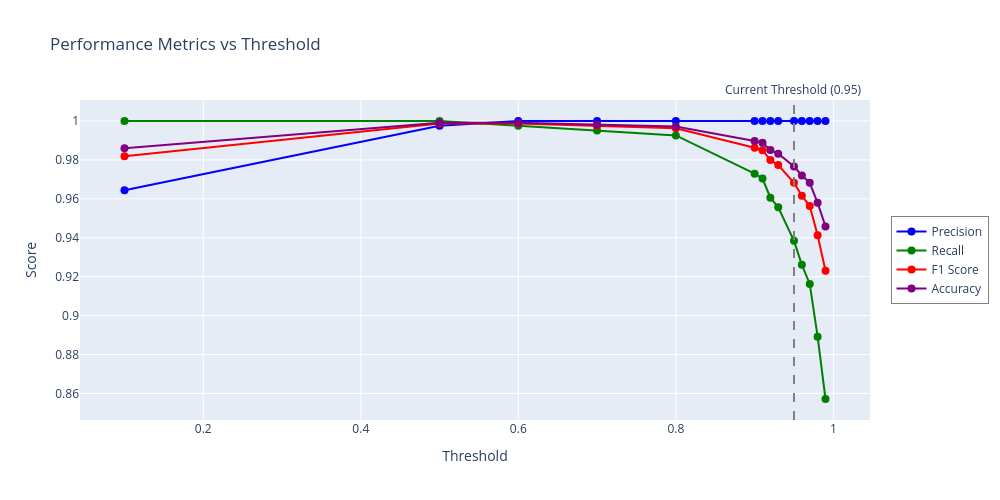

Source (notebook cell):
### Code cell
import plotly.graph_objects as go

# Create interactive plot with multiple metrics
fig = go.Figure()

# Add traces for each metric
fig.add_trace(go.Scatter(
    x=threshold_df['threshold'],
    y=threshold_df['precision'],
    mode='lines+markers',
    name='Precision',
    line=dict(color='blue', width=2),
    marker=dict(size=8)
))

fig.add_trace(go.Scatter(
    x=threshold_df['threshold'],
    y=threshold_df['recall'],
    mode='lines+markers',
    name='Recall',
    line=dict(color='green', width=2),
    marker=dict(size=8)
))

fig.add_trace(go.Scatter(
    x=threshold_df['threshold'],
    y=threshold_df['f1_score'],
    mode='lines+markers',
    name='F1 Score',
    line=dict(color='red', width=2),
    marker=dict(size=8)
))

fig.add_trace(go.Scatter(
    x=threshold_df['threshold'],
    y=threshold_df['accuracy'],
    mode='lines+markers',
    name='Accuracy',
    line=dict(color='purple', width=2),
    marker=dict(size=8)
))

# Add vertical line at current threshold (0.95)
fig.add_vline(
    x=0.95,
    line_dash="dash",
    line_color="gray",
    annotation_text="Current Threshold (0.95)",
    annotation_position="top"
)

# Update layout
fig.update_layout(
    title='Performance Metrics vs Threshold',
    xaxis_title='Threshold',
    yaxis_title='Score',
    hovermode='x unified',
    height=500,
    width=1000,
    legend=dict(
        yanchor="middle",
        y=0.5,
        xanchor="right",
        x=1.15,
        bgcolor="rgba(255, 255, 255, 0.8)",
        bordercolor="gray",
        borderwidth=1
    )
)

fig.show()

# Display metrics at current threshold (0.95)
print("\nMetrics at threshold = 0.95:")
print(threshold_df[threshold_df['threshold'] == 0.95].T)

### Figure 1 — Plotly figure (JSON) as saved in the notebook; plotly's stock layout.template omitted (floating-point values rounded to 4 significant figures)
{"data": [{"line": {"color": "blue", "width": 2}, "marker": {"size": 8}, "mode": "lines+markers", "name": "Precision", "type": "scatter", "x": [0.1, 0.5, 0.6, 0.7, 0.8, 0.9, 0.91, 0.92, 0.93, 0.95, 0.96, 0.97, 0.98, 0.99], "y": [0.9644, 0.9975, 1.0, 1.0, 1.0, 1.0, 1.0, 1.0, 1.0, 1.0, 1.0, 1.0, 1.0, 1.0]}, {"line": {"color": "green", "width": 2}, "marker": {"size": 8}, "mode": "lines+markers", "name": "Recall", "type": "scatter", "x": [0.1, 0.5, 0.6, 0.7, 0.8, 0.9, 0.91, 0.92, 0.93, 0.95, 0.96, 0.97, 0.98, 0.99], "y": [1.0, 1.0, 0.9975, 0.9951, 0.9926, 0.9729, 0.9704, 0.9606, 0.9557, 0.9384, 0.9261, 0.9163, 0.8892, 0.8571]}, {"line": {"color": "red", "width": 2}, "marker": {"size": 8}, "mode": "lines+markers", "name": "F1 Score", "type": "scatter", "x": [0.1, 0.5, 0.6, 0.7, 0.8, 0.9, 0.91, 0.92, 0.93, 0.95, 0.96, 0.97, 0.98, 0.99], "y": [0.9819, 0.9988, 0.9988, 0.9975, 0.9963, 0.9863, 0.985, 0.9799, 0.9773, 0.9682, 0.9616, 0.9563, 0.9413, 0.9231]}, {"line": {"color": "purple", "width": 2}, "marker": {"size": 8}, "mode": "lines+markers", "name": "Accuracy", "type": "scatter", "x": [0.1, 0.5, 0.6, 0.7, 0.8, 0.9, 0.91, 0.92, 0.93, 0.95, 0.96, 0.97, 0.98, 0.99], "y": [0.986, 0.9991, 0.9991, 0.9981, 0.9972, 0.9897, 0.9888, 0.9851, 0.9832, 0.9767, 0.972, 0.9683, 0.958, 0.9458]}], "layout": {"annotations": [{"showarrow": false, "text": "Current Threshold (0.95)", "x": 0.95, "xanchor": "center", "xref": "x", "y": 1, "yanchor": "bottom", "yref": "y domain"}], "height": 500, "hovermode": "x unified", "legend": {"bgcolor": "rgba(255, 255, 255, 0.8)", "bordercolor": "gray", "borderwidth": 1, "x": 1.15, "xanchor": "right", "y": 0.5, "yanchor": "middle"}, "shapes": [{"line": {"color": "gray", "dash": "dash"}, "type": "line", "x0": 0.95, "x1": 0.95, "xref": "x", "y0": 0, "y1": 1, "yref": "y domain"}], "title": {"text": "Performance Metrics vs Threshold"}, "width": 1000, "xaxis": {"title": {"text": "Threshold"}}, "yaxis": {"title": {"text": "Score"}}}}
